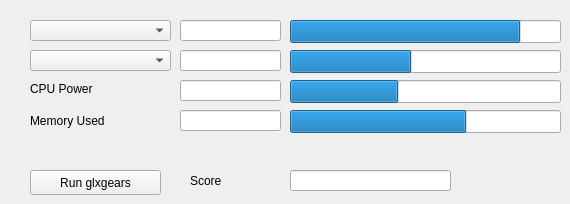
   <widget class="QWidget" name="page_2">
    <widget class="QLineEdit" name="lineEdit_cpu_clock">
     <property name="geometry">
      <rect>
       <x>180</x>
       <y>20</y>
       <width>101</width>
       <height>21</height>
      </rect>
     </property>
     <property name="styleSheet">
      <string notr="true">font: 11pt &quot;Ubuntu Mono&quot;;</string>
     </property>
     <property name="text">
      <string/>
     </property>
     <property name="readOnly">
      <bool>true</bool>
     </property>
    </widget>
    <widget class="QProgressBar" name="progressBar_cpu_clock">
     <property name="geometry">
      <rect>
       <x>290</x>
       <y>20</y>
       <width>271</width>
       <height>23</height>
      </rect>
     </property>
     <property name="layoutDirection">
      <enum>Qt::LeftToRight</enum>
     </property>
     <property name="value">
      <number>85</number>
     </property>
     <property name="alignment">
      <set>Qt::AlignRight|Qt::AlignTrailing|Qt::AlignVCenter</set>
     </property>
     <property name="textVisible">
      <bool>false</bool>
     </property>
     <property name="format">
      <string/>
     </property>
    </widget>
    <widget class="QProgressBar" name="progressBar_cpu_powerr">
     <property name="geometry">
      <rect>
       <x>290</x>
       <y>80</y>
       <width>271</width>
       <height>23</height>
      </rect>
     </property>
     <property name="layoutDirection">
      <enum>Qt::LeftToRight</enum>
     </property>
     <property name="value">
      <number>40</number>
     </property>
     <property name="alignment">
      <set>Qt::AlignRight|Qt::AlignTrailing|Qt::AlignVCenter</set>
     </property>
     <property name="textVisible">
      <bool>false</bool>
     </property>
     <property name="format">
      <string/>
     </property>
    </widget>
    <widget class="QLineEdit" name="lineEdit_cpu_power">
     <property name="geometry">
      <rect>
       <x>180</x>
       <y>80</y>
       <width>101</width>
       <height>21</height>
      </rect>
     </property>
     <property name="styleSheet">
      <string notr="true">font: 11pt &quot;Ubuntu Mono&quot;;</string>
     </property>
     <property name="text">
      <string/>
     </property>
     <property name="readOnly">
      <bool>true</bool>
     </property>
    </widget>
    <widget class="QProgressBar" name="progressBar_cpu_temper">
     <property name="geometry">
      <rect>
       <x>290</x>
       <y>50</y>
       <width>271</width>
       <height>23</height>
      </rect>
     </property>
     <property name="layoutDirection">
      <enum>Qt::LeftToRight</enum>
     </property>
     <property name="value">
      <number>45</number>
     </property>
     <property name="alignment">
      <set>Qt::AlignRight|Qt::AlignTrailing|Qt::AlignVCenter</set>
     </property>
     <property name="textVisible">
      <bool>false</bool>
     </property>
     <property name="format">
      <string/>
     </property>
    </widget>
    <widget class="QLineEdit" name="lineEdit_cpu_temper">
     <property name="geometry">
      <rect>
       <x>180</x>
       <y>50</y>
       <width>101</width>
       <height>21</height>
      </rect>
     </property>
     <property name="styleSheet">
      <string notr="true">font: 11pt &quot;Ubuntu Mono&quot;;</string>
     </property>
     <property name="text">
      <string/>
     </property>
     <property name="readOnly">
      <bool>true</bool>
     </property>
    </widget>
    <widget class="QProgressBar" name="progressBar_mem_usage">
     <property name="geometry">
      <rect>
       <x>290</x>
       <y>110</y>
       <width>271</width>
       <height>23</height>
      </rect>
     </property>
     <property name="layoutDirection">
      <enum>Qt::LeftToRight</enum>
     </property>
     <property name="styleSheet">
      <string notr="true"/>
     </property>
     <property name="value">
      <number>65</number>
     </property>
     <property name="alignment">
      <set>Qt::AlignRight|Qt::AlignTrailing|Qt::AlignVCenter</set>
     </property>
     <property name="textVisible">
      <bool>false</bool>
     </property>
     <property name="format">
      <string/>
     </property>
    </widget>
    <widget class="QLabel" name="label_38">
     <property name="geometry">
      <rect>
       <x>30</x>
       <y>110</y>
       <width>131</width>
       <height>21</height>
      </rect>
     </property>
     <property name="text">
      <string>Memory Used</string>
     </property>
    </widget>
    <widget class="QLineEdit" name="lineEdit_mem_usage">
     <property name="geometry">
      <rect>
       <x>180</x>
       <y>110</y>
       <width>101</width>
       <height>21</height>
      </rect>
     </property>
     <property name="styleSheet">
      <string notr="true">font: 11pt &quot;Ubuntu Mono&quot;;</string>
     </property>
     <property name="text">
      <string/>
     </property>
     <property name="readOnly">
      <bool>true</bool>
     </property>
    </widget>
    <widget class="QComboBox" name="comboBox_CPUclock">
     <property name="geometry">
      <rect>
       <x>30</x>
       <y>20</y>
       <width>141</width>
       <height>21</height>
      </rect>
     </property>
    </widget>
    <widget class="QComboBox" name="comboBox_CPUtemper">
     <property name="geometry">
      <rect>
       <x>30</x>
       <y>50</y>
       <width>141</width>
       <height>21</height>
      </rect>
     </property>
    </widget>
    <widget class="QPushButton" name="pushBtn_gears">
     <property name="geometry">
      <rect>
       <x>30</x>
       <y>170</y>
       <width>131</width>
       <height>25</height>
      </rect>
     </property>
     <property name="text">
      <string>Run glxgears</string>
     </property>
    </widget>
    <widget class="QLabel" name="label_13">
     <property name="geometry">
      <rect>
       <x>190</x>
       <y>170</y>
       <width>67</width>
       <height>21</height>
      </rect>
     </property>
     <property name="text">
      <string>Score</string>
     </property>
    </widget>
    <widget class="QLineEdit" name="lineEdit_gears_score">
     <property name="geometry">
      <rect>
       <x>290</x>
       <y>170</y>
       <width>161</width>
       <height>21</height>
      </rect>
     </property>
     <property name="styleSheet">
      <string notr="true">font: 11pt &quot;Ubuntu Mono&quot;;</string>
     </property>
     <property name="text">
      <string/>
     </property>
     <property name="readOnly">
      <bool>true</bool>
     </property>
    </widget>
    <widget class="QLabel" name="label_26">
     <property name="geometry">
      <rect>
       <x>30</x>
       <y>80</y>
       <width>121</width>
       <height>17</height>
      </rect>
     </property>
     <property name="text">
      <string>CPU Power</string>
     </property>
    </widget>
   </widget>
